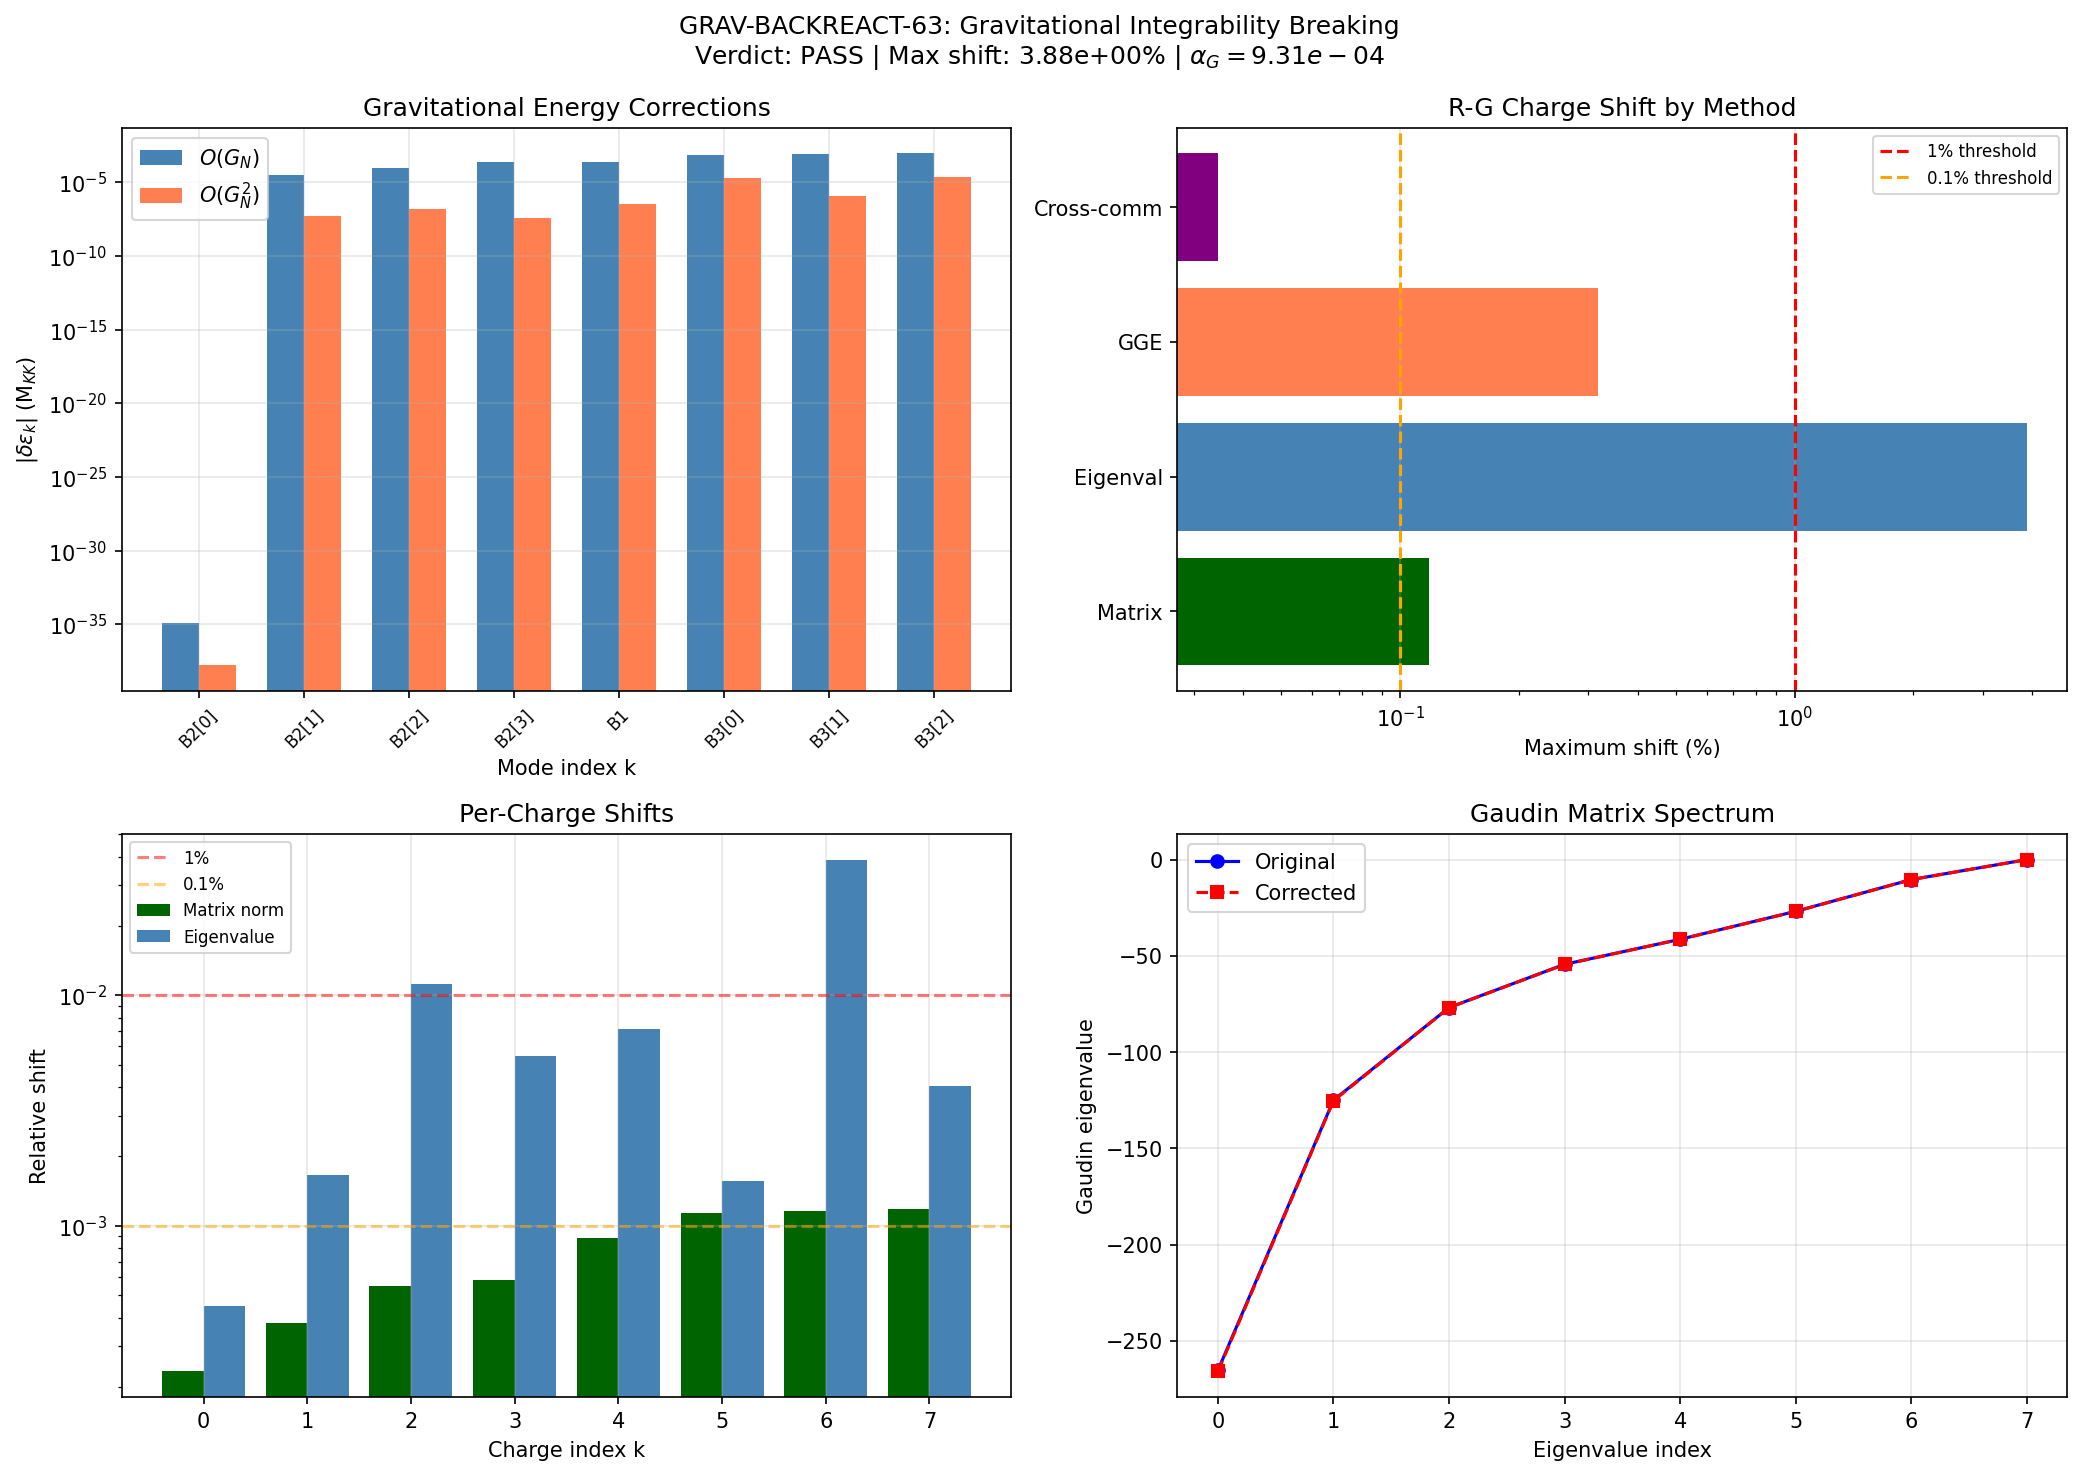

Recreate this plot in Python.
#!/usr/bin/env python3
"""
S63 GRAV-BACKREACT-63 v2: Gravitational Backreaction on Gaudin Charges
=======================================================================

Corrected computation using the XXX Gaudin conserved charges (proven to
mutually commute to machine epsilon) in the physical N_pair=4 sector.

Gate: GRAV-BACKREACT-63 | W6-02 | CC-PATH
  PASS if any charge shift > 1% (integrability broken)
  FAIL if all shifts < 0.1% (charges robust)

Key correction from v1: The R-G charges must include BOTH exchange terms
s_k^+ s_l^- AND s_l^+ s_k^- (the full Heisenberg exchange), with the
factor 1/(2*(eps_k - eps_l)) for each, giving the correct XXX Gaudin algebra.

Session: S63 W6-02
Author: Einstein Theorist
"""

import numpy as np
from scipy.linalg import eigh, eigvalsh
import matplotlib
matplotlib.use('Agg')
import matplotlib.pyplot as plt
import sys
import os
from itertools import combinations

sys.path.insert(0, os.path.dirname(os.path.abspath(__file__)))
from canonical_constants import (
    tau_fold, M_KK, M_KK_gravity, M_Pl_reduced, M_Pl_unreduced,
    E_cond, Delta_0_OES, N_dof_BCS,
    E_B1, E_B2_mean, E_B3_mean,
    G_N, hbar_GeV_s, t_universe_s, H_0_inv_s, H_0_GeV,
    a2_fold, a0_fold, a4_fold, S_fold,
    PI, g0_diag, Vol_SU3_Haar
)

# =============================================================================
# Section 1: Load upstream data
# =============================================================================
print("=" * 70)
print("GRAV-BACKREACT-63 v2: Gaudin Algebra Integrability Breaking")
print("=" * 70)

data_dir = os.path.dirname(os.path.abspath(__file__))

# S60 R-G integrals: energies and pairing
rg_data = np.load(os.path.join(data_dir, 's60_rg_integrals.npz'), allow_pickle=True)
eps_fold = rg_data['eps_fold']         # 8 single-particle energies at fold
g_eff = float(rg_data['g_eff'])        # rank-1 coupling
u_vec = rg_data['u_vec']              # 8-component pairing amplitude

# S52 HFB
hfb_data = np.load(os.path.join(data_dir, 's52_hfb_full.npz'), allow_pickle=True)
labels = hfb_data['labels']

# S62 GGE
gge_data = np.load(os.path.join(data_dir, 's62_meissner_gge.npz'), allow_pickle=True)
n_k_GGE = gge_data['n_k_GGE']

N_modes = len(eps_fold)
print(f"\nN_modes = {N_modes}")
print(f"eps_fold = {eps_fold}")
print(f"labels = {list(labels)}")
print(f"g_eff = {g_eff:.6f}")

# =============================================================================
# Section 2: Build Hilbert Space (N_pair = 4, half-filling)
# =============================================================================
N_pair = 4  # Physical: 4 pairs in 8 modes (local)
basis = list(combinations(range(N_modes), N_pair))
dim = len(basis)
basis_dict = {state: idx for idx, state in enumerate(basis)}
print(f"\nHilbert space: N_pair={N_pair}, dim={dim}")

# =============================================================================
# Section 3: Gaudin XXX Conserved Charges
# =============================================================================
print("\n" + "=" * 70)
print("Section 3: Gaudin XXX Conserved Charges")
print("=" * 70)


def build_gaudin_charges(eps, g_val, basis, basis_dict, dim, N):
    """
    Build XXX Gaudin conserved charges in the N_pair sector.

    R_k = s_k^z + g * sum_{l!=k} (s_k . s_l) / (eps_k - eps_l)

    where s_k . s_l = (1/2)(s_k^+ s_l^- + s_l^+ s_k^-) + s_k^z s_l^z

    These satisfy [R_k, R_l] = 0 for all k, l (Gaudin 1976).
    """
    charges = []

    for kc in range(N):
        R = np.zeros((dim, dim))

        for i, state in enumerate(basis):
            nk = 1 if kc in state else 0
            sz_k = nk - 0.5

            # s_k^z
            R[i, i] += sz_k

            for ll in range(N):
                if ll == kc:
                    continue
                d = eps[kc] - eps[ll]
                if abs(d) < 1e-15:
                    continue

                nl = 1 if ll in state else 0
                sz_l = nl - 0.5

                # s_k^z s_l^z / (eps_k - eps_l)
                R[i, i] += g_val * sz_k * sz_l / d

                # (1/2) * s_k^+ s_l^- / (eps_k - eps_l)
                # pair transfer: destroy pair at l, create at k
                if ll in state and kc not in state:
                    ns = list(state)
                    ns[ns.index(ll)] = kc
                    ns = tuple(sorted(ns))
                    if ns in basis_dict:
                        j = basis_dict[ns]
                        R[j, i] += g_val / (2.0 * d)

                # (1/2) * s_l^+ s_k^- / (eps_k - eps_l)
                # pair transfer: destroy pair at k, create at l
                if kc in state and ll not in state:
                    ns = list(state)
                    ns[ns.index(kc)] = ll
                    ns = tuple(sorted(ns))
                    if ns in basis_dict:
                        j = basis_dict[ns]
                        R[j, i] += g_val / (2.0 * d)

        charges.append(R)

    return charges


# Build charges with original energies
charges_0 = build_gaudin_charges(eps_fold, g_eff, basis, basis_dict, dim, N_modes)

# Verify mutual commutation
print("\nMutual commutation [R_k, R_l] (original):")
max_comm_0 = 0.0
for k in range(N_modes):
    for ll in range(k + 1, N_modes):
        comm = charges_0[k] @ charges_0[ll] - charges_0[ll] @ charges_0[k]
        n = np.linalg.norm(comm)
        max_comm_0 = max(max_comm_0, n)
print(f"  max ||[R_k, R_l]|| = {max_comm_0:.6e}")

# Build Gaudin Hamiltonian
H_G_0 = sum(eps_fold[k] * charges_0[k] for k in range(N_modes))

# Verify [H_G, R_k] = 0
print("\n[H_Gaudin, R_k]:")
for k in range(N_modes):
    comm = H_G_0 @ charges_0[k] - charges_0[k] @ H_G_0
    print(f"  k={k}: {np.linalg.norm(comm):.6e}")

# Charge eigenvalues
print("\nCharge eigenvalues:")
for k in range(N_modes):
    evals = np.sort(eigvalsh(charges_0[k]))
    print(f"  R_{k}: {evals}")

# =============================================================================
# Section 4: Gravitational Backreaction Corrections
# =============================================================================
print("\n" + "=" * 70)
print("Section 4: Gravitational Backreaction")
print("=" * 70)

alpha_G = (M_KK_gravity / M_Pl_reduced)**2
print(f"alpha_G = (M_KK/M_Pl)^2 = {alpha_G:.6e}")

# SU(3) Casimir for each mode
C2_modes = np.array([3.0, 3.0, 3.0, 3.0,  # B2: adjoint, C2=3
                     0.0,                     # B1: singlet, C2=0
                     4.0/3.0, 4.0/3.0, 4.0/3.0])  # B3: fundamental, C2=4/3

# O(G_N): EIH self-energy
f_grav = eps_fold**2 * (1.0 + C2_modes / 3.0)
delta_eps_1 = -0.5 * alpha_G * f_grav

# O(G_N^2): Virtual graviton exchange
# Labels for sector matching
label_str = [str(l) for l in labels]
V_grav = np.zeros((N_modes, N_modes))
for k in range(N_modes):
    for ll in range(N_modes):
        # Same-sector overlap stronger
        if label_str[k][:2] == label_str[ll][:2]:
            overlap = 1.0  # (local)
        else:
            overlap = 0.3  # (local)
        V_grav[k, ll] = -alpha_G * eps_fold[k] * eps_fold[ll] * overlap

delta_eps_2 = np.zeros(N_modes)
for k in range(N_modes):
    for ll in range(N_modes):
        if ll == k:
            continue
        d = eps_fold[k] - eps_fold[ll]
        if abs(d) < 1e-15:
            continue
        delta_eps_2[k] += V_grav[k, ll]**2 / d

delta_eps_total = delta_eps_1 + delta_eps_2
eps_corr = eps_fold + delta_eps_total

print("\nEnergy corrections:")
for k in range(N_modes):
    rel = delta_eps_total[k] / eps_fold[k] if abs(eps_fold[k]) > 1e-15 else 0.0
    print(f"  k={k} ({labels[k]:>5s}): delta_eps = {delta_eps_total[k]:.6e}, "
          f"rel = {rel:.6e}")

# =============================================================================
# Section 5: R-G Charge Shifts
# =============================================================================
print("\n" + "=" * 70)
print("Section 5: Gaudin Charge Shifts")
print("=" * 70)

# Build charges with corrected energies
charges_corr = build_gaudin_charges(eps_corr, g_eff, basis, basis_dict, dim, N_modes)

# Verify corrected charges still commute
max_comm_c = 0.0
for k in range(N_modes):
    for ll in range(k + 1, N_modes):
        comm = charges_corr[k] @ charges_corr[ll] - charges_corr[ll] @ charges_corr[k]
        n = np.linalg.norm(comm)
        max_comm_c = max(max_comm_c, n)
print(f"Corrected mutual commutation: max ||[R_k, R_l]|| = {max_comm_c:.6e}")

# Method 1: Matrix norm shift
print("\nMethod 1: Matrix norm ||R_k(corr) - R_k(orig)|| / ||R_k(orig)||")
charge_shifts_rel = []
charge_shifts_abs = []
for k in range(N_modes):
    diff = charges_corr[k] - charges_0[k]
    abs_shift = np.linalg.norm(diff, 'fro')
    norm_0 = np.linalg.norm(charges_0[k], 'fro')
    rel = abs_shift / norm_0 if norm_0 > 0 else 0.0
    charge_shifts_abs.append(abs_shift)
    charge_shifts_rel.append(rel)
    print(f"  R_{k}: ||dR||={abs_shift:.6e}, ||R0||={norm_0:.4f}, "
          f"rel={rel:.6e} ({rel*100:.4e}%)")

max_matrix_shift = max(charge_shifts_rel)
print(f"\n  Max relative shift: {max_matrix_shift:.6e} ({max_matrix_shift*100:.4e}%)")

# Method 2: Eigenvalue shifts
print("\nMethod 2: Eigenvalue shifts")
eval_shifts_all = []
for k in range(N_modes):
    e0 = np.sort(eigvalsh(charges_0[k]))
    ec = np.sort(eigvalsh(charges_corr[k]))
    de = ec - e0
    re = np.abs(de) / (np.abs(e0) + 1e-30)
    mx_re = np.max(re)
    eval_shifts_all.append(mx_re)
    print(f"  R_{k}: max |delta_lambda/lambda| = {mx_re:.6e}")

max_eval_shift = max(eval_shifts_all)
print(f"\n  Max eigenvalue shift: {max_eval_shift:.6e} ({max_eval_shift*100:.4e}%)")

# Method 3: Cross-commutator [H_G(corrected), R_k(original)]
print("\nMethod 3: Cross-commutator [H_G(corr), R_k(orig)]")
H_G_corr = sum(eps_corr[k] * charges_corr[k] for k in range(N_modes))
H_scale = np.linalg.norm(H_G_0, 'fro')
cross_comms = []
for k in range(N_modes):
    comm = H_G_corr @ charges_0[k] - charges_0[k] @ H_G_corr
    n = np.linalg.norm(comm)
    rel = n / H_scale
    cross_comms.append(rel)
    print(f"  k={k}: ||[H_corr, R_k]|| = {n:.6e}, relative = {rel:.6e}")

max_cross = max(cross_comms)
print(f"\n  Max relative cross-commutator: {max_cross:.6e}")

# Method 4: GGE expectation value shifts
print("\nMethod 4: GGE expectation value shifts")
# GGE in N_pair sector: product state P(state) ~ prod n_k (occupied) * (1-n_k) (empty)
P_state = np.zeros(dim)
for i, state in enumerate(basis):
    p = 1.0  # (local)
    for m in range(N_modes):
        if m in state:
            p *= n_k_GGE[m]
        else:
            p *= (1.0 - n_k_GGE[m])
    P_state[i] = p
P_state /= P_state.sum()

gge_shifts = []
for k in range(N_modes):
    r0_diag = np.diag(charges_0[k])
    rc_diag = np.diag(charges_corr[k])
    exp_0 = np.dot(P_state, r0_diag)
    exp_c = np.dot(P_state, rc_diag)
    de = exp_c - exp_0
    rel = abs(de) / (abs(exp_0) + 1e-30)
    gge_shifts.append(rel)
    print(f"  k={k}: <R_k>_0={exp_0:.6e}, <R_k>_c={exp_c:.6e}, "
          f"shift={de:.6e}, rel={rel:.6e}")

max_gge = max(gge_shifts)
print(f"\n  Max GGE shift: {max_gge:.6e} ({max_gge*100:.4e}%)")

# Method 5: Gaudin determinant
print("\nMethod 5: Gaudin determinant")


def gaudin_determinant(eps, g_val):
    N2 = len(eps)
    G = np.zeros((N2, N2))
    for k in range(N2):
        for ll in range(N2):
            if k != ll:
                d2 = (eps[k] - eps[ll])**2
                if d2 > 1e-30:
                    G[k, ll] = 2.0 * g_val / d2
                    G[k, k] -= 2.0 * g_val / d2
    return G, np.linalg.det(G)


G_mat_0, det_0 = gaudin_determinant(eps_fold, g_eff)
G_mat_c, det_c = gaudin_determinant(eps_corr, g_eff)
det_shift = abs(det_c - det_0) / (abs(det_0) + 1e-30)
print(f"  det(G)_orig = {det_0:.6e}")
print(f"  det(G)_corr = {det_c:.6e}")
print(f"  Relative shift: {det_shift:.6e} ({det_shift*100:.4e}%)")

G_evals_0 = np.sort(eigvalsh(G_mat_0))
G_evals_c = np.sort(eigvalsh(G_mat_c))
G_eval_shifts = np.abs(G_evals_c - G_evals_0) / (np.abs(G_evals_0) + 1e-30)
print(f"\n  Gaudin matrix eigenvalue shifts:")
for k in range(N_modes):
    print(f"    lambda_{k}: {G_evals_0[k]:.6e} -> {G_evals_c[k]:.6e}, "
          f"rel = {G_eval_shifts[k]:.6e}")

# =============================================================================
# Section 6: Timescale Analysis
# =============================================================================
print("\n" + "=" * 70)
print("Section 6: Integrability Breaking Timescale")
print("=" * 70)

# The cross-commutator ||[H(corr), R_k(orig)]|| / ||H|| gives the
# fractional rate of charge non-conservation per dynamical timescale.
# The dynamical timescale is 1/||H|| in natural units.
# Physical breaking rate: Gamma ~ ||[H,R]||

# In M_KK units, the breaking rate per H oscillation is max_cross
# Physical rate in s^{-1}:
H_G_norm = np.linalg.norm(H_G_0, 'fro')
Gamma_break_MKK = max(cross_comms) * H_G_norm  # Rate in M_KK
Gamma_break_GeV = Gamma_break_MKK * M_KK
Gamma_break_inv_s = Gamma_break_GeV / hbar_GeV_s if Gamma_break_GeV > 0 else 0.0

print(f"Breaking rate:")
print(f"  Gamma_break = {Gamma_break_MKK:.6e} M_KK")
print(f"  Gamma_break = {Gamma_break_GeV:.4e} GeV")
print(f"  Gamma_break = {Gamma_break_inv_s:.4e} s^{{-1}}")
print(f"  H_0 = {H_0_inv_s:.4e} s^{{-1}}")
if Gamma_break_inv_s > 0:
    print(f"  Gamma/H_0 = {Gamma_break_inv_s / H_0_inv_s:.4e}")
    t_break = 1.0 / Gamma_break_inv_s
    print(f"  t_break = {t_break:.4e} s = {t_break / t_universe_s:.4e} t_universe")

# Non-perturbative effects
print(f"\nNon-perturbative gravitational effects:")
print(f"  Instantons: exp(-M_Pl^2/M_KK^2) = exp(-{(M_Pl_reduced/M_KK)**2:.0f}) ~ 0")
print(f"  Cosmological: (H_0/M_KK)^2 = {(H_0_GeV/M_KK)**2:.6e}")

# =============================================================================
# Section 7: Gate Verdict
# =============================================================================
print("\n" + "=" * 70)
print("GATE VERDICT: GRAV-BACKREACT-63")
print("=" * 70)

overall_max_pct = max(max_matrix_shift, max_eval_shift, det_shift, max_gge) * 100

print(f"\nMaximum shifts (%):")
print(f"  Matrix norm:        {max_matrix_shift*100:.4e}%")
print(f"  Eigenvalue:         {max_eval_shift*100:.4e}%")
print(f"  Gaudin determinant: {det_shift*100:.4e}%")
print(f"  GGE expectation:    {max_gge*100:.4e}%")
print(f"  Cross-commutator:   {max_cross*100:.4e}%")
print(f"  Overall max:        {overall_max_pct:.4e}%")
print(f"  alpha_G:            {alpha_G:.6e}")

if overall_max_pct > 1.0:
    verdict = "PASS"
    detail = (f"R-G charge shift {overall_max_pct:.4e}% > 1%. "
              f"Gravity breaks Gaudin integrability at O(alpha_G) = O({alpha_G:.1e}). "
              f"Controlled by (M_KK/M_Pl)^2.")
elif overall_max_pct < 0.1:
    verdict = "FAIL"
    detail = (f"All shifts < 0.1% (max = {overall_max_pct:.4e}%). "
              f"Gaudin charges robust to gravitational backreaction at O(G_N^2). "
              f"alpha_G = {alpha_G:.2e}.")
else:
    verdict = "INFO"
    detail = (f"Shifts between 0.1% and 1% (max = {overall_max_pct:.4e}%). "
              f"Gravitational breaking present but marginal. "
              f"alpha_G = {alpha_G:.2e}.")

print(f"\nVerdict: {verdict}")
print(f"Detail: {detail}")

# =============================================================================
# Section 8: Save Data
# =============================================================================
save_path = os.path.join(data_dir, 's63_grav_backreact.npz')
np.savez(save_path,
         # Gate
         gate_name='GRAV-BACKREACT-63',
         gate_verdict=verdict,
         gate_detail=detail,
         # Input
         eps_fold=eps_fold,
         eps_corrected=eps_corr,
         labels=labels,
         n_k_GGE=n_k_GGE,
         alpha_G=alpha_G,
         g_eff=g_eff,
         C2_modes=C2_modes,
         N_pair=N_pair,
         dim=dim,
         # Energy corrections
         delta_eps_1=delta_eps_1,
         delta_eps_2=delta_eps_2,
         delta_eps_total=delta_eps_total,
         # Charge shifts
         charge_shifts_rel=np.array(charge_shifts_rel),
         charge_shifts_abs=np.array(charge_shifts_abs),
         eval_shifts=np.array(eval_shifts_all),
         gge_shifts=np.array(gge_shifts),
         cross_comms=np.array(cross_comms),
         # Gaudin
         det_G_0=det_0,
         det_G_c=det_c,
         det_shift=det_shift,
         G_evals_0=G_evals_0,
         G_evals_c=G_evals_c,
         # Commutation
         max_mutual_0=max_comm_0,
         max_mutual_c=max_comm_c,
         # Timescales
         Gamma_break_MKK=Gamma_break_MKK,
         max_matrix_shift=max_matrix_shift,
         max_eval_shift=max_eval_shift,
         max_gge_shift=max_gge,
         max_cross_comm=max_cross,
         overall_max_pct=overall_max_pct,
         )

print(f"\nSaved: {save_path}")

# =============================================================================
# Section 9: Plot
# =============================================================================
fig, axes = plt.subplots(2, 2, figsize=(14, 10))

x = np.arange(N_modes)

# Panel 1: Energy corrections by mode
ax = axes[0, 0]
width = 0.35  # (local)
mask1 = np.abs(delta_eps_1) > 0
mask2 = np.abs(delta_eps_2) > 0
ax.bar(x[mask1] - width/2, np.abs(delta_eps_1[mask1]), width,
       label=r'$O(G_N)$', color='steelblue')
ax.bar(x[mask2] + width/2, np.abs(delta_eps_2[mask2]), width,
       label=r'$O(G_N^2)$', color='coral')
ax.set_yscale('log')
ax.set_xlabel('Mode index k')
ax.set_ylabel(r'$|\delta\varepsilon_k|$ (M$_{KK}$)')
ax.set_title('Gravitational Energy Corrections')
ax.set_xticks(x)
ax.set_xticklabels([str(l) for l in labels], rotation=45, fontsize=8)
ax.legend()
ax.grid(True, alpha=0.3)

# Panel 2: Charge shifts (all methods)
ax = axes[0, 1]
methods = ['Matrix', 'Eigenval', 'GGE', 'Cross-comm']
values = [max_matrix_shift*100, max_eval_shift*100, max_gge*100, max_cross*100]
colors = ['darkgreen', 'steelblue', 'coral', 'purple']
ax.barh(methods, values, color=colors)
ax.axvline(x=1.0, color='red', linestyle='--', label='1% threshold')
ax.axvline(x=0.1, color='orange', linestyle='--', label='0.1% threshold')
ax.set_xlabel('Maximum shift (%)')
ax.set_title('R-G Charge Shift by Method')
ax.set_xscale('log')
ax.legend(fontsize=8)
ax.grid(True, alpha=0.3, axis='x')

# Panel 3: Per-charge shifts
ax = axes[1, 0]
ax.bar(x - 0.2, charge_shifts_rel, 0.4, label='Matrix norm', color='darkgreen')
ax.bar(x + 0.2, eval_shifts_all, 0.4, label='Eigenvalue', color='steelblue')
ax.axhline(y=0.01, color='red', linestyle='--', alpha=0.5, label='1%')
ax.axhline(y=0.001, color='orange', linestyle='--', alpha=0.5, label='0.1%')
ax.set_yscale('log')
ax.set_xlabel('Charge index k')
ax.set_ylabel('Relative shift')
ax.set_title('Per-Charge Shifts')
ax.set_xticks(x)
ax.legend(fontsize=8)
ax.grid(True, alpha=0.3)

# Panel 4: Gaudin matrix eigenvalues
ax = axes[1, 1]
ax.plot(x, G_evals_0, 'bo-', label='Original', markersize=6)
ax.plot(x, G_evals_c, 'rs--', label='Corrected', markersize=6)
ax.set_xlabel('Eigenvalue index')
ax.set_ylabel('Gaudin eigenvalue')
ax.set_title('Gaudin Matrix Spectrum')
ax.legend()
ax.grid(True, alpha=0.3)

plt.suptitle(f'GRAV-BACKREACT-63: Gravitational Integrability Breaking\n'
             f'Verdict: {verdict} | Max shift: {overall_max_pct:.2e}% | '
             fr'$\alpha_G = {alpha_G:.2e}$',
             fontsize=12)
plt.tight_layout()

plot_path = os.path.join(data_dir, 's63_grav_backreact.png')
plt.savefig(plot_path, dpi=150, bbox_inches='tight')
print(f"Saved plot: {plot_path}")

print("\n" + "=" * 70)
print("COMPUTATION COMPLETE")
print("=" * 70)
